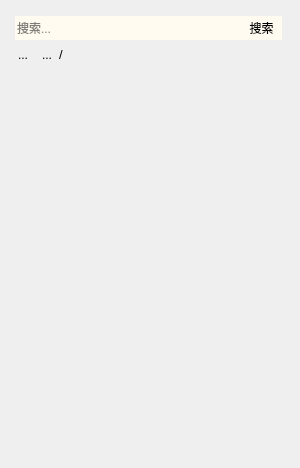
<?xml version="1.0" encoding="UTF-8"?>
<ui version="4.0">
 <class>LxMemoClass</class>
 <widget class="QWidget" name="LxMemoClass">
  <property name="geometry">
   <rect>
    <x>0</x>
    <y>0</y>
    <width>300</width>
    <height>468</height>
   </rect>
  </property>
  <property name="minimumSize">
   <size>
    <width>300</width>
    <height>0</height>
   </size>
  </property>
  <property name="windowTitle">
   <string>LxMemo</string>
  </property>
  <layout class="QGridLayout" name="gridLayout_3">
   <property name="verticalSpacing">
    <number>2</number>
   </property>
   <item row="2" column="0">
    <layout class="QHBoxLayout" name="horizontalLayout_2">
     <item>
      <widget class="QToolButton" name="button_back">
       <property name="text">
        <string>...</string>
       </property>
       <property name="icon">
        <iconset resource="LxMemo.qrc">
         <normaloff>:/LxMemo/icons/back.png</normaloff>:/LxMemo/icons/back.png</iconset>
       </property>
       <property name="autoRaise">
        <bool>true</bool>
       </property>
      </widget>
     </item>
     <item>
      <widget class="QToolButton" name="button_forward">
       <property name="text">
        <string>...</string>
       </property>
       <property name="icon">
        <iconset resource="LxMemo.qrc">
         <normaloff>:/LxMemo/icons/forward.png</normaloff>:/LxMemo/icons/forward.png</iconset>
       </property>
       <property name="iconSize">
        <size>
         <width>18</width>
         <height>18</height>
        </size>
       </property>
       <property name="autoRaise">
        <bool>true</bool>
       </property>
      </widget>
     </item>
     <item>
      <widget class="QLabel" name="label">
       <property name="sizePolicy">
        <sizepolicy hsizetype="Ignored" vsizetype="Preferred">
         <horstretch>0</horstretch>
         <verstretch>0</verstretch>
        </sizepolicy>
       </property>
       <property name="font">
        <font>
         <family>Microsoft YaHei UI</family>
         <pointsize>10</pointsize>
         <weight>50</weight>
         <bold>false</bold>
        </font>
       </property>
       <property name="text">
        <string>/</string>
       </property>
       <property name="textFormat">
        <enum>Qt::PlainText</enum>
       </property>
       <property name="scaledContents">
        <bool>true</bool>
       </property>
       <property name="wordWrap">
        <bool>false</bool>
       </property>
      </widget>
     </item>
     <item>
      <widget class="QToolButton" name="button_new_folder">
       <property name="text">
        <string/>
       </property>
       <property name="icon">
        <iconset resource="LxMemo.qrc">
         <normaloff>:/LxMemo/icons/icon_new folder.png</normaloff>:/LxMemo/icons/icon_new folder.png</iconset>
       </property>
       <property name="iconSize">
        <size>
         <width>18</width>
         <height>18</height>
        </size>
       </property>
       <property name="autoRaise">
        <bool>true</bool>
       </property>
      </widget>
     </item>
    </layout>
   </item>
   <item row="3" column="0">
    <widget class="AnimationSW" name="stackedWidget">
     <property name="currentIndex">
      <number>0</number>
     </property>
     <widget class="QWidget" name="page">
      <layout class="QGridLayout" name="gridLayout">
       <property name="leftMargin">
        <number>0</number>
       </property>
       <property name="topMargin">
        <number>0</number>
       </property>
       <property name="rightMargin">
        <number>0</number>
       </property>
       <property name="bottomMargin">
        <number>0</number>
       </property>
       <item row="0" column="0">
        <widget class="NoteWall" name="note_wall" native="true">
         <layout class="QGridLayout" name="gridLayout_2"/>
        </widget>
       </item>
      </layout>
     </widget>
    </widget>
   </item>
   <item row="1" column="0">
    <layout class="QHBoxLayout" name="horizontalLayout">
     <property name="spacing">
      <number>0</number>
     </property>
     <property name="topMargin">
      <number>3</number>
     </property>
     <property name="rightMargin">
      <number>3</number>
     </property>
     <item>
      <widget class="QLineEdit" name="lineEdit">
       <property name="minimumSize">
        <size>
         <width>0</width>
         <height>24</height>
        </size>
       </property>
       <property name="styleSheet">
        <string notr="true">border-radius: 0px;
border: 0px;
background-color: rgb(255,251,240);
margin-left: 4px;</string>
       </property>
       <property name="placeholderText">
        <string>搜索...</string>
       </property>
      </widget>
     </item>
     <item>
      <widget class="QToolButton" name="toolButton">
       <property name="minimumSize">
        <size>
         <width>0</width>
         <height>24</height>
        </size>
       </property>
       <property name="styleSheet">
        <string notr="true">QToolButton{
	background-color: rgb(255,251,240);
	border:0px groove gray;
	border-radius:0px;
	padding:0px 4px;
	border-style: outset;
	margin-right: 4px;
}
QToolButton:hover{
	background-color:rgb(229, 241, 251); 
	color: black;}
QToolButton:pressed{
	background-color:rgb(204, 228, 247);
	border-style: inset;}</string>
       </property>
       <property name="text">
        <string>搜索</string>
       </property>
       <property name="icon">
        <iconset resource="LxMemo.qrc">
         <normaloff>:/LxMemo/icons/search.png</normaloff>:/LxMemo/icons/search.png</iconset>
       </property>
       <property name="autoRaise">
        <bool>true</bool>
       </property>
      </widget>
     </item>
    </layout>
   </item>
   <item row="0" column="0">
    <widget class="TitleBar" name="widget" native="true"/>
   </item>
  </layout>
 </widget>
 <customwidgets>
  <customwidget>
   <class>AnimationSW</class>
   <extends>QStackedWidget</extends>
   <header>AnimationSW.h</header>
   <container>1</container>
  </customwidget>
  <customwidget>
   <class>TitleBar</class>
   <extends>QWidget</extends>
   <header>TitleBar.h</header>
   <container>1</container>
  </customwidget>
  <customwidget>
   <class>NoteWall</class>
   <extends>QWidget</extends>
   <header>notewall.h</header>
   <container>1</container>
  </customwidget>
 </customwidgets>
 <resources>
  <include location="LxMemo.qrc"/>
 </resources>
 <connections/>
</ui>
